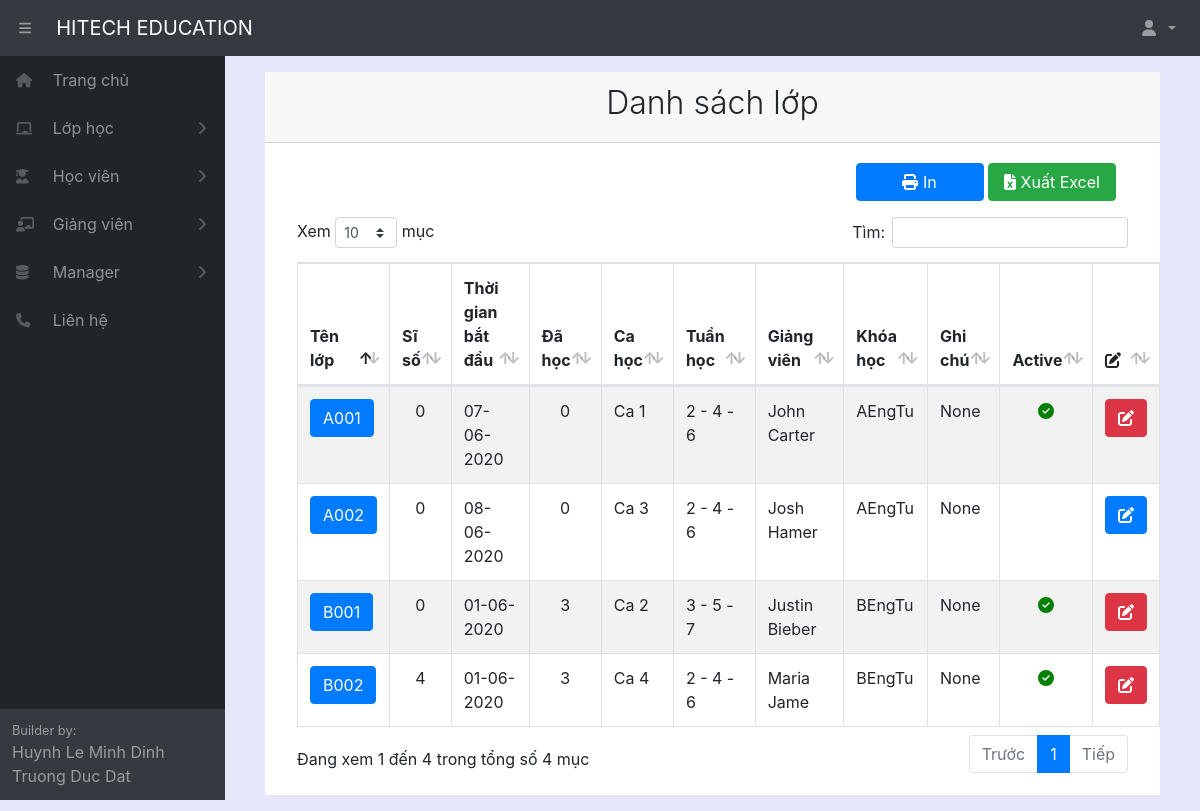
Before: /listclass/ (signed in) with the older database file.
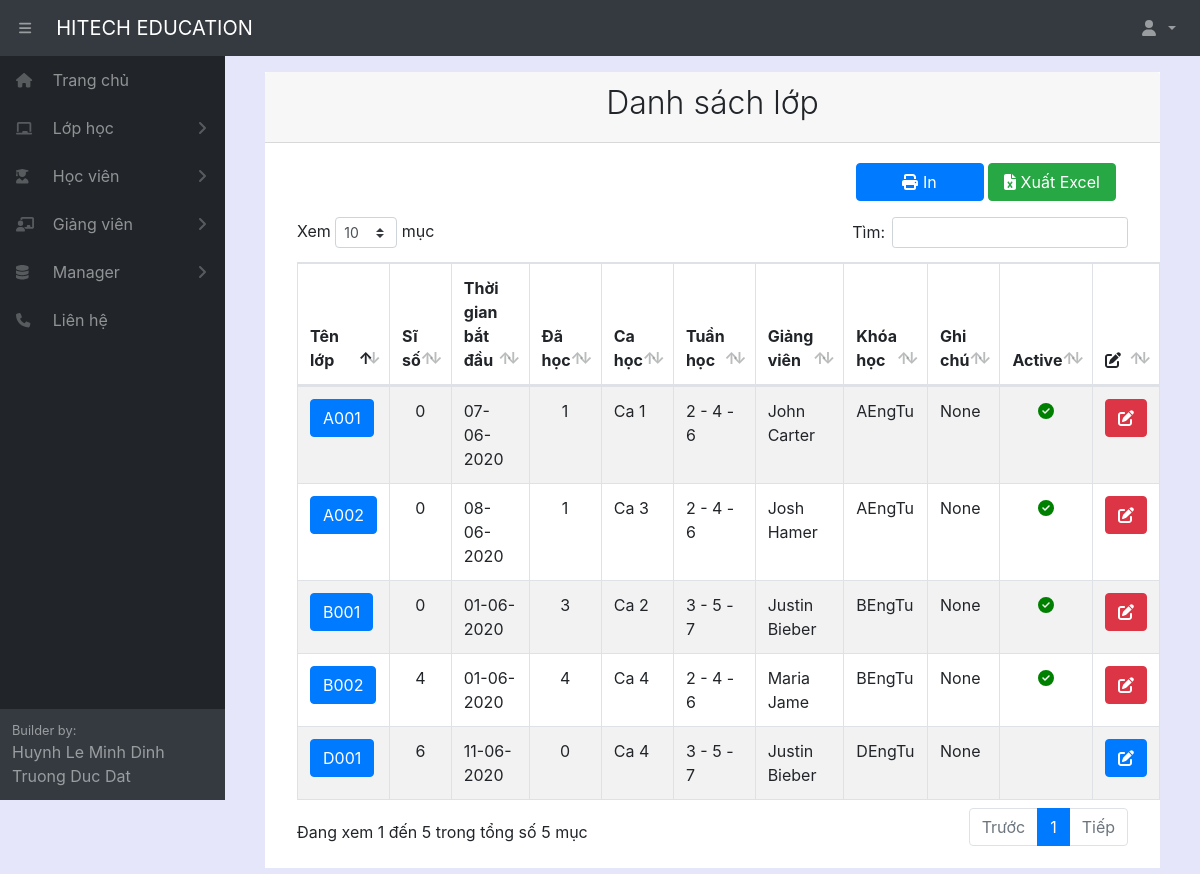
After: the same page with the newer database file.
### home/models.py (models this page shows)
class Classname(models.Model):
    fullname = models.CharField(max_length=100, verbose_name="Tên lớp học")
    startdate = models.DateField(auto_now_add=True, verbose_name="Ngày bắt đầu")
    room = models.ForeignKey(Room, null= True, on_delete=models.SET_NULL)
    unit = models.ForeignKey(Unit, null = True, on_delete=models.SET_NULL)
    timeshift = models.ForeignKey(TimeShift, null = True, on_delete=models.SET_NULL)
    startdate = models.DateField(verbose_name="Ngày bắt đầu học")
    timeweek = models.ForeignKey(TimeWeek, null = True, on_delete=models.SET_NULL)
    teacher = models.ForeignKey(Teacher, null = True, on_delete=models.SET_NULL)
    datecount = models.IntegerField(default=0, blank=True, verbose_name="Số buổi học")
    note = models.CharField(max_length=300, null = True, blank=True, verbose_name="Ghi chú")
    active = models.BooleanField(default=True, verbose_name="Trạng thái")
    def __str__(self):
        return  self.fullname
    class Meta:
        ordering =["fullname"]
        verbose_name_plural = "Lớp học"

class TimeShift(models.Model):
    fullname = models.CharField(max_length=100, verbose_name="Tên ca học")
    infomation = models.CharField(max_length=1000, blank=True, verbose_name="Thông tin ca học")
    timestart = models.TimeField(null = True, blank=True, verbose_name="Giờ bắt đầu")
    timeend = models.TimeField(null = True, blank=True, verbose_name="Giờ kết thúc")
    active = models.BooleanField(default=True, verbose_name="Trạng thái")
    def __str__(self):
        return  self.fullname
    class Meta:
        ordering =["fullname"]
        verbose_name_plural = "Ca học"

class TimeWeek(models.Model):
    name = models.CharField(max_length=100, verbose_name="Loại")
    def __str__(self):
        return  self.name
    class Meta:
        ordering =["name"]
        verbose_name_plural = "Ngày học trong tuần"

class Teacher(models.Model):
    fullname = models.CharField(max_length=100, verbose_name="Tên giáo viên")
    gender = models.ForeignKey(Gender, null= True, on_delete=models.SET_NULL)
    birthday = models.DateField(verbose_name="Ngày sinh")
    identity_card = models.CharField(max_length=100, null = True, blank=True, verbose_name="CMND")
    phonenumber = models.CharField(max_length=100, null = True, blank=True, verbose_name="SDT")
    email = models.CharField(max_length=100, null = True, blank=True, verbose_name="Email")
    adress = models.CharField(max_length=300, null = True, blank=True, verbose_name="Địa chỉ")
    create_date = models.DateField(auto_now_add=True, verbose_name="Ngày tạo thông tin")
    note = models.CharField(max_length=300, null = True, blank=True, verbose_name="Ghi chú")
    active = models.BooleanField(default=True, verbose_name="Trạng thái")
    def __str__(self):
        return  self.fullname
    class Meta:
        ordering =["fullname"]
        verbose_name_plural = "Giáo viên"

class Unit(models.Model):
    fullname = models.CharField(max_length=100, verbose_name="Tên khóa học")
    infomation = models.CharField(max_length=1000, blank=True, null=True, verbose_name="Thông tin khóa học")
    fee = models.IntegerField(default=0, verbose_name="Học phí khóa học")
    active = models.BooleanField(default=True, verbose_name="Trạng thái")
    def __str__(self):
        return  self.fullname
    class Meta:
        ordering =["fullname"]
        verbose_name_plural = "Khóa học"

### home/decorators.py (the view)
        def wrapper_func(request, *args, **kwargs):
            group = None
            if request.user.groups.exists():
                group = request.user.groups.all()[0].name
            if group in allowed_roles:
                return view_func(request, *args, **kwargs)
            else:
                return redirect('errorrole')

### home/views.py (called while the page is built)
@login_required(login_url='login')
@allowed_users(allowed_roles=['admin','manager','staff'])
def listClass(request):
    schedule = Schedule.objects.all()
    listclass = Classname.objects.all()
    arraya = []
    for itema in listclass:
        SLa = {}
        SLa['idclass'] = itema.pk
        SLa['number'] = Student.objects.filter(classname_id=itema).count()
        arraya.append(SLa)
    arrayb = []
    for itemb in listclass:
        SLb = {}
        SLb['class'] = itemb.fullname
        SLb['number'] = Schedule.objects.filter(classname=itemb,active=1).count()
        arrayb.append(SLb)
    context = {'listclass': listclass,'schedule':schedule,'SLa':arraya,'SLb':arrayb}
    return render(request, 'class/listclass.html', context)

### home/templates/class/listClass.html (shortened to what this page needs)
{% extends "pages/base.html" %}
{% block content %}
{% load static %}
<div class="card-header">
    <h2 class="text-center font-weight-light">Danh sách lớp</h2>
</div>
<div class="card-body">
    <div class="col-md-12 row">
        <div style="margin-left: auto; padding-bottom: 1em;">
            <div>
                <button name="print" onclick="printfail()" style="width: 8em;" type="button" class="btn btn-primary"><i
                        class="fas fa-print"></i> In</button>
                <button name="exportExcel" onclick="printfail()" style="width: 8em;" type="button"
                    class="btn btn-success"><i class="fas fa-file-excel"></i> Xuất Excel</button>
            </div>
        </div>
    </div>
    <div class="col-md-12">
        <table id="example" class="table table-striped table-bordered" style="width:100%">
            <thead>
                <tr>
                    <th style="width: 10%;">Tên lớp</th>
                    <th style="width: 5%;">Sĩ số</th>
                    <th style="width: 10%;">Thời gian bắt đầu</th>
                    <th style="width: 5%;">Đã học</th>
                    <th style="width: 5%;">Ca học</th>
                    <th style="width: 5%;">Tuần học</th>
                    <th style="width: 15%;">Giảng viên</th>
                    <th style="width: 10%;">Khóa học</th>
                    <th style="width: 15%;">Ghi chú</th>
                    <th style="width: 5%;">Active</th>
                    <th style="width: 5%;"><i class="fas fa-edit"></i></a></th>
                </tr>
            </thead>
            <tbody>
                {% for i in listclass %}
                <tr>
                    <td>
                        <a class="btn btn-primary" href="/classstudent/{{ i.pk }}">{{ i.fullname}}</a>
                    </td>
                    <td style="text-align: center;">
                        {% for itema in SLa %}
                        {% if itema.idclass == i.pk %}
                        {{itema.number}}
                        {% endif %}
                        {% endfor %}
                    </td>
                    <td>{{ i.startdate|date:"d-m-Y"}}</td>
                    <td style="text-align: center;">
                        {% for itemb in SLb %}
                        {% if itemb.class == i.fullname %}
                        {{itemb.number}}
                        {% endif %}
                        {% endfor %}
                    </td>
                    <td>{{ i.timeshift}}</td>
                    <td>{{ i.timeweek}}</td>
                    <td>{{ i.teacher}}</td>
                    <td>{{ i.unit}}</td>
                    <td>{{ i.note}}</td>
                    <td style="text-align: center;">
                        {% if i.active %}
                        <i style="color: green; " class="fas fa-check-circle"></i>
                        {%endif%}
                    </td>
                    <td style="text-align: center;">
                        {% if i.active %}
                        <a class="btn btn-danger" onclick="warningedit()"><i class="fas fa-edit"
                                style="color: white;"></i></a>
                        {% else %}
                        <a class="btn btn-primary" href="/class/{{ i.pk }}"><i class="fas fa-edit"></i></a>
                        {% endif %}
                    </td>
                </tr>
                {% endfor %}
            </tbody>
        </table>
    </div>
</div>
</div>
</div>
{% endblock content %}

Changed rows visible on the page:
changed Classname "Ca 3": active False → True (drawn)
added Classname: fullname "D001", number "6", startdate "11-06-2020", number "0", timeshift "Ca 4", timeweek "3 - 5 - 7", teacher "Justin Bieber", unit "DEngTu", note "None"
Other visible differences:
text written by a page script: "Xem mục Tìm: Đang xem 1 đến 4 trong tổng số 4 mục Trước 1 Tiếp" → "Xem mục Tìm: Đang xem 1 đến 5 trong tổng số 5 mục Trước 1 Tiếp"
new list line: "1"
new list line: "4"
list line gone: "0"
list line gone: "3"
